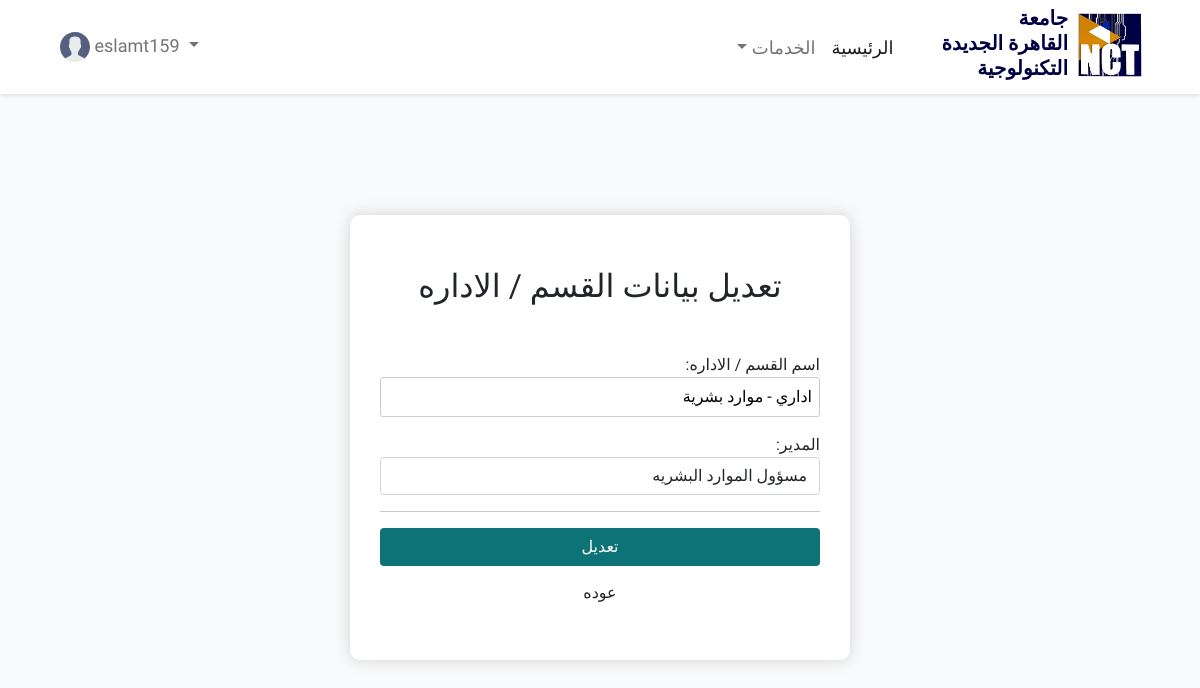
The app's page /editdepartment/1/ (signed in) with its own data.
### base/models.py (models this page shows, shortened)
class User(AbstractUser):
    is_active = models.BooleanField(default=False)
    is_verified = models.BooleanField(default=False)
    employee_identity = models.BigIntegerField(unique=True,default=0)
    name = models.CharField(max_length=100, default='', blank=True, null=True)
    email = models.EmailField(unique=True, null=True)
    phone = models.CharField(unique=True, max_length=50, blank=True, null=True)
    startwork_date = models.DateTimeField(blank=True, null=True)
    birthdate = models.DateField(blank=True, null=True)
    department = models.ForeignKey(Department, on_delete=models.CASCADE, null=True)
    address = models.CharField(max_length=1000, default='', blank=True, null=True)
    gender = models.CharField(max_length=10, default='')
    vacation1 = models.IntegerField(default=0)
    vacation1_balance = models.IntegerField(default=0) #اجازه اعتياديه
    vacation2_balance = models.IntegerField(default=7) #اجازه عارضه
    vacation3_balance = models.IntegerField(default=10) #اجازه مرضيه
    vacation4_balance = models.IntegerField(default=2) #اجازه وضع
    USERNAME_FIELD = 'phone'
    REQUIRED_FIELDS = []
    def __str__(self):
        return self.name if self.name else "No name"

class Department(models.Model):
    department_id = models.BigAutoField(primary_key=True)
    name = models.CharField(max_length=100, default='')

class DepartmentManager(models.Model):
    employee = models.OneToOneField(User, on_delete=models.CASCADE, primary_key=True)
    department = models.ForeignKey(Department, on_delete=models.CASCADE)
    signature = models.ImageField(null=True)

### base/views.py (the view, shortened to what this page needs)
# urls.py: path('editdepartment/<int:department_id>/', views.editdepartment, name='editdepartment'),
def editdepartment(request, department_id):
    department_manager = None
    curr_department = Department.objects.get(department_id=department_id)
    department_manager = DepartmentManager.objects.get(department=curr_department) if DepartmentManager.objects.filter(department=curr_department).exists() else None
    manager_list_ids = DepartmentManager.objects.values_list("employee__id")
    users = User.objects.filter(is_active = True, is_superuser = False, department = curr_department).exclude(id__in=manager_list_ids)
    context = {
        'curr_department' : curr_department,
        'department_manager' : department_manager,
        'users' : users,
    }
    return render(request, "controll/editdepartment.html", context)

### base/context_processors.py (called while the page is built)
def counter(request):
    no_unactive_requests = User.objects.filter(is_active=False).count()
    no_pending_vacations=0
    try:
        user = User.objects.get(id=request.user.id)
        no_pending_vacations = Vacation.objects.filter(
        status=0,
        employee__department__department_id = user.department.department_id
    ).count()
    except:
        pass
    context = {
        'no_unactive_requests' : no_unactive_requests,
        'no_pending_vacations' : no_pending_vacations,
    }
    return context

### base/templates/controll/editdepartment.html (shortened to what this page needs)
{% extends "base.html" %}
{% load static %}
{% block content %}
<body style="background-color: #f9fafb;">
  <div style="margin: 0px 10px;">
  <section class="sign">
      <form class="register pt-5" style="direction: rtl;" method="POST">
            <div class="reg m-auto mt-5 pt-5 pb-5 pl-2 pr-2 container">
            <h2 class="p-3 pt-1 text-center">تعديل بيانات القسم / الاداره</h2>
            <br>
            <div class="mb-3">
                <label for="edit_name">اسم القسم / الاداره:</label>
                <input required type="text" name="new_daprtment_name" id="edit_name" class="input_profile" value="{{curr_department.name}}">
            </div>
            <div class="mb-3">
                <label for="manager">المدير:</label>
                <select required id="manager" name="new_manager_id"  class="form-control">
                    <option value="{{ department_manager.employee.id }}" selected>{{ department_manager.employee }}</option>
                </select>
            </div>
            <hr>
            <button type="submit" class="login d-block btn m-auto mb-2">تعديل</button>
            <a href="{% url 'manageDepartment' %}" class="d-block btn m-auto">عوده</a>
        </form>
  </section>
</div>
</body>
{% endblock content %}

### base/templates/navbar.html (shortened to what this page needs)
{% load static %}
<nav class="navbar navbar-expand-lg navbar-light sticky-top" style="box-shadow: 0px 2px 4px rgba(0, 0, 0, 0.1); background-color: white;">
    <div class="container">
        <a class="navbar-brand" href="{% url 'home' %}" style="display: flex;">
            <img src="{% static 'image/NCTU-logo-1 (2).png' %}" alt="" style="width: 4rem; height: 4rem;">
            <div style="margin-right: 10px; margin-top: -7px;">
                <p style="margin: 0; font-weight: 900; line-height: 25px; color: #010044;">جامعة</p>
                <p style="margin: 0; font-weight: 900; line-height: 25px; color: #010044;">القاهرة الجديدة</p>
                <p style="margin: 0; font-weight: 900; line-height: 25px; color: #010044;">التكنولوجية</p>
            </div>
        </a>
        <div class="collapse navbar-collapse" id="navbarSupportedContent">
            <ul class="navbar-nav ms-auto">
                <li class="nav-item">
                    <a class="nav-link active" href="{% url 'home' %}" style="font-size: 18px; font-weight: 500;">الرئيسية</a>
                </li>
                {% if request.user.is_authenticated %}
                    <li class="nav-item dropdown">
                        <a class="nav-link dropdown-toggle" href="#" id="navbarDropdown" role="button" data-bs-toggle="dropdown" aria-expanded="false" style="font-size: 18px; font-weight: 500;">
                            الخدمات
                        </a>
                    </li>
                {% endif %}
            </ul>
            <ul class="navbar-nav me-auto">
                {% if request.user.is_authenticated %}
                    <li class="nav-item dropdown" style="direction: ltr;">
                        <a class="nav-link dropdown-toggle" href="#" id="navbarDropdown" role="button" data-bs-toggle="dropdown" aria-expanded="false" style="font-size: 18px; font-weight: 500;">
                            <img src="{% static 'image/avatar.svg' %}" alt="User Profile" style="width: 30px; height: 30px; margin-left: 10px;">
                            {{ request.user.username }}
                        </a>
                    </li>
                {% endif %}
            </ul>
        </div>
    </div>
</nav>

### base/static/css/newpj23.css (style rules this page uses)
:root { --primary-color: #0D7377; }
html { height: auto; }
body { direction: rtl; height: auto; overflow-y: scroll; overflow-x: hidden; font-family: "IBM Plex Sans Arabic" }
.navbar { background-color: transparent; font-family: "IBM Plex Sans Arabic" }
.login { min-width: 100%; max-width: 100%; background-color: var(--primary-color); color: white; font-weight: 500; }
.reg { margin: auto; padding: 0px 30px; direction: rtl; max-width: 500px; background-color: white; border-radius: 10px; box-shadow: 0 0 15px 0.5px #cbc7c7b3; height: auto; }
.sign { padding-top: 25px; padding-bottom: 30px; }
.input_profile { border: #cccccc solid 1px; border-radius: 3px; width: 100%; padding: 7px; outline: none; }

### records on screen
User: user.username "eslamt159"
Department: new_daprtment_name "اداري - موارد بشرية"
DepartmentManager: new_manager_id "مسؤول الموارد البشريه"
